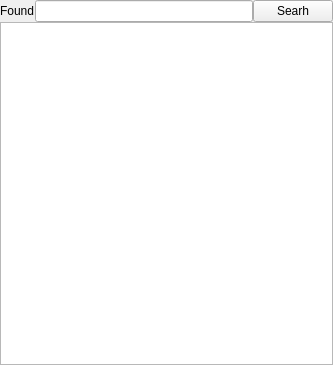
<?xml version="1.0" encoding="UTF-8"?>
<ui version="4.0">
 <class>ZContactListWidget</class>
 <widget class="QWidget" name="ZContactListWidget">
  <property name="geometry">
   <rect>
    <x>0</x>
    <y>0</y>
    <width>333</width>
    <height>365</height>
   </rect>
  </property>
  <property name="windowTitle">
   <string>Form</string>
  </property>
  <layout class="QVBoxLayout" name="verticalLayout" stretch="0,0">
   <property name="spacing">
    <number>0</number>
   </property>
   <property name="leftMargin">
    <number>0</number>
   </property>
   <property name="topMargin">
    <number>0</number>
   </property>
   <property name="rightMargin">
    <number>0</number>
   </property>
   <property name="bottomMargin">
    <number>0</number>
   </property>
   <item>
    <layout class="QHBoxLayout" name="horizontalLayout">
     <property name="spacing">
      <number>0</number>
     </property>
     <item>
      <widget class="QLabel" name="label">
       <property name="text">
        <string>Found</string>
       </property>
      </widget>
     </item>
     <item>
      <widget class="QLineEdit" name="lineEdit"/>
     </item>
     <item>
      <widget class="QPushButton" name="btnSearh">
       <property name="text">
        <string>Searh</string>
       </property>
      </widget>
     </item>
    </layout>
   </item>
   <item>
    <widget class="QListWidget" name="listWidget"/>
   </item>
  </layout>
 </widget>
 <resources/>
 <connections/>
</ui>
